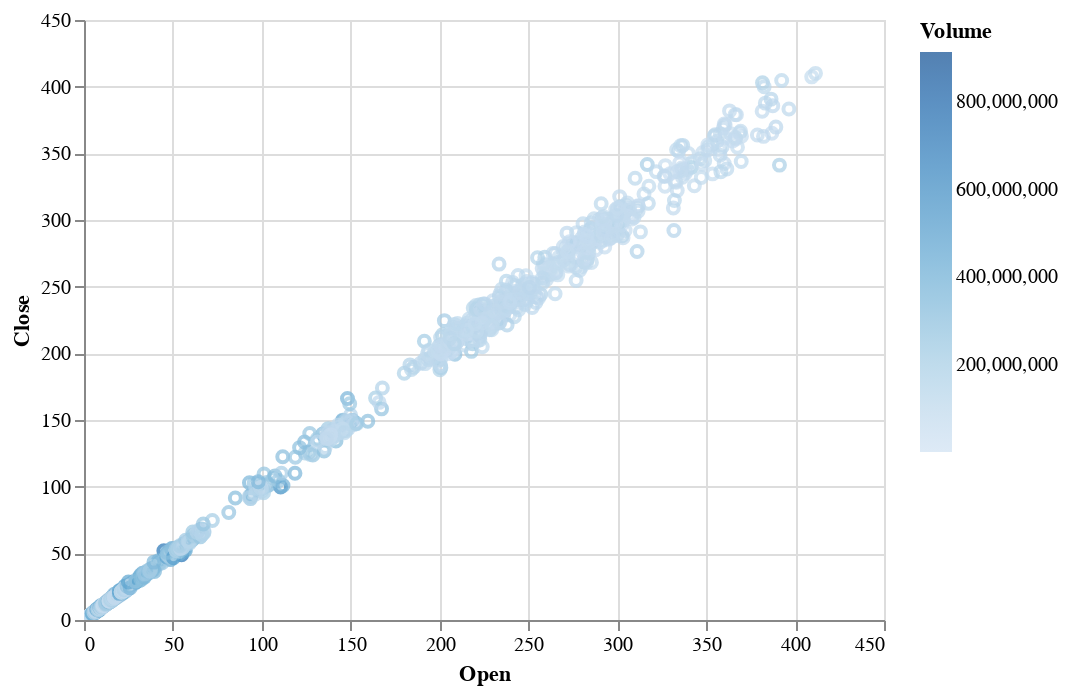

Notebook code cell kept with this figure:
### Code cell
alt.Chart(df_tsla).mark_point().encode(
    x="Open:Q", y="Close:Q", color="Volume", tooltip="Dividends"
).interactive()

### Figure 1 — Vega-Lite specification as saved in the notebook (floating-point values rounded to 4 significant figures; data arrays with more than 128 entries replaced by an {"elided": "..."} marker saying what was removed)
{"config": {"view": {"continuousWidth": 400, "continuousHeight": 300}}, "data": {"name": "data-ec2aa078bbf723bbe5e3e94d331ee993"}, "mark": "point", "encoding": {"color": {"field": "Volume", "type": "quantitative"}, "tooltip": {"field": "Dividends", "type": "quantitative"}, "x": {"field": "Open", "type": "quantitative"}, "y": {"field": "Close", "type": "quantitative"}}, "selection": {"selector001": {"type": "interval", "bind": "scales", "encodings": ["x", "y"]}}, "$schema": "https://vega.github.io/schema/vega-lite/v4.17.0.json", "datasets": {"data-ec2aa078bbf723bbe5e3e94d331ee993": {"elided": "3104 records"}}}
